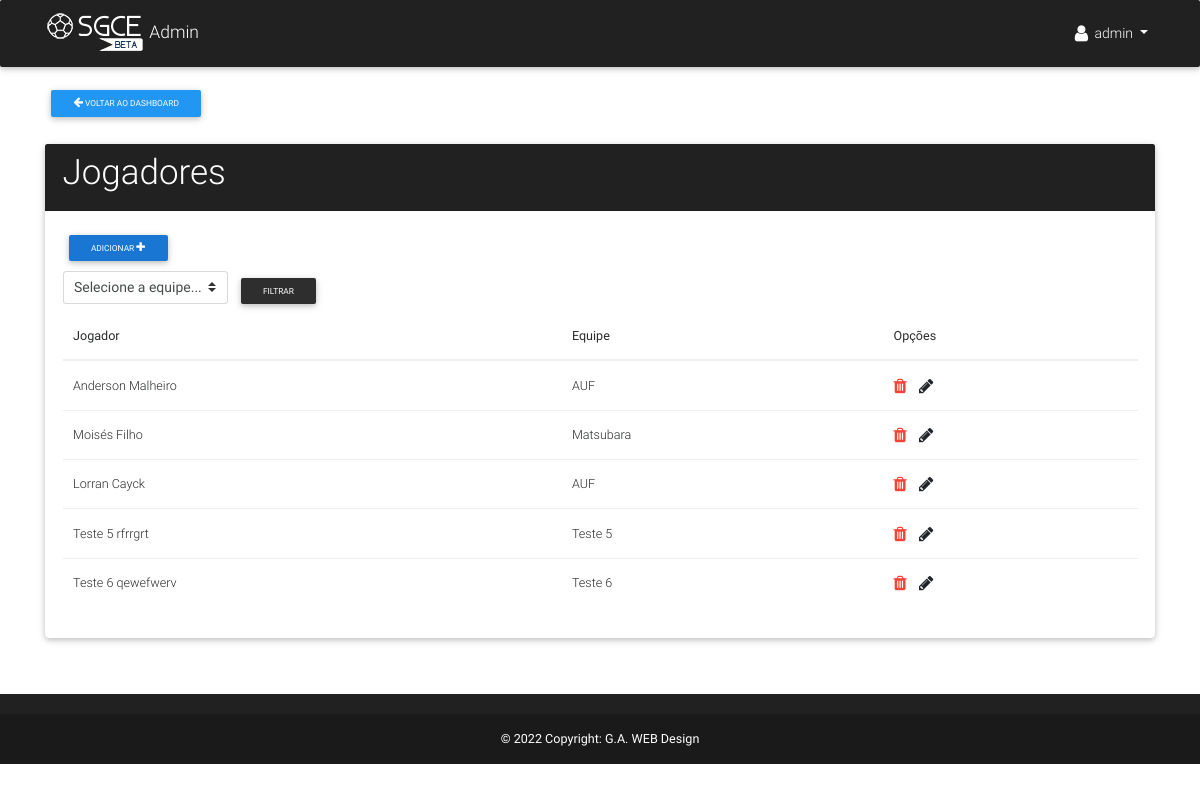
Page /manager/campeonatos/1/list_jogador/ (signed in) on the committed database.
### app/models.py (models this page shows, shortened)
class Jogador(models.Model):
    nome = models.CharField('Nome', max_length=50)
    sobrenome = models.CharField('Sobrenome', max_length=100)
    apelido = models.CharField('Apelido', max_length=30, null=True, blank=True)
    idade = models.PositiveIntegerField('Idade', null=True, blank=True)
    camisa = models.PositiveIntegerField('N° Camisa', null=True, blank=True)
    rua = models.CharField('Rua', max_length=50)
    bairro = models.CharField('Bairro', max_length=50)
    cidade = models.CharField('Cidade', max_length=50)
    total_gols = models.PositiveIntegerField('Gols', default=0)
    total_gols_contra = models.PositiveIntegerField('Gols contra', default=0)
    total_cartoes_amarelos = models.PositiveIntegerField('Cartões amarelos', default=0)
    total_cartoes_vermelhos = models.PositiveIntegerField('Cartões vermelhos', default=0)
    cartoes_acumulados = models.PositiveIntegerField('Cartões acumulados', default=0)
    disponivel = models.BooleanField(default=True)
    equipe = models.ForeignKey(Equipe, verbose_name='Equipe')
    foto = models.ImageField('Foto', upload_to='fotos/', null=True, blank=True)
    campeonato = models.PositiveIntegerField('Campeonato', default=0)
    created_at = models.DateTimeField(auto_now_add=True)
    class Meta:
        verbose_name='Jogador'
        verbose_name_plural = 'Jogadores'
    def __str__(self):
        return '%s %s' % (self.nome, self.sobrenome)

class Equipe(models.Model):
    nome = models.CharField('Nome', max_length=50)
    pontos = models.PositiveIntegerField('Pts', default=0)
    vitorias = models.PositiveIntegerField('V', default=0)
    empates = models.PositiveIntegerField('E', default=0)
    derrotas = models.PositiveIntegerField('D', default=0)
    gols_marcados = models.PositiveIntegerField('GP', default=0)
    gols_sofridos = models.PositiveIntegerField('GC', default=0)
    saldo_gols = models.IntegerField('SG', default=0)
    grupo = models.ForeignKey(Grupo, verbose_name='Grupo', null=True, blank=True)
    campeonato = models.PositiveIntegerField('Campeonato', default=0)
    emblema = models.ImageField('Emblema', upload_to='emblemas/', null=True, blank=True)
    class Meta:
        ordering = ['-pontos', '-vitorias', '-empates', '-derrotas','-saldo_gols']
    def __str__(self):
        return self.nome

### app/views.py (the view)
# urls.py: url(r'^manager/campeonatos/(?P<pk>[0-9]+)/list_jogador/$', jogador_list, name='list_jogador'),
@login_required(login_url='/manager/login/')
def jogador_list(request, pk):
    equipes = Equipe.objects.filter(campeonato=pk)
    if request.method == 'GET':
        if 'equipe' in request.GET:
            jogadores = Jogador.objects.filter(equipe = request.GET['equipe'])
            return render(request, 'manager/read/listar_jogadores.html', {'equipes': equipes, 'jogadores': jogadores, 'pk':pk})
        else:
            jogadores = Jogador.objects.filter(campeonato=pk).order_by('pk')
            return render(request, 'manager/read/listar_jogadores.html', {'equipes': equipes, 'jogadores':jogadores, 'pk':pk})

### app/templates/manager/read/listar_jogadores.html (shortened to what this page needs)
{% extends 'manager/base.html' %}
{% block content %}
<br><br>
<div class="row">
  <div class="col-lg-12">
    <a href="{% url 'manage_campeonato' pk=pk %}" class="btn btn-sm blue">
        <span class="fa fa-arrow-left"></span>
        Voltar ao dashboard
    </a>
    <div class="row justify-content-center mt-4">
      <div class="col-lg-12">
        <div class="card">
          <div class="card-header elegant-color-dark white-text">
            <h1 class="h1-responsive">Jogadores</h1>
          </div>
          <div class="card-body">
            <a href="{% url 'create_jogador' pk=pk %}" class="pull-left black-text mr-5 btn btn-blue btn-sm">
                Adicionar
                <span class="fa fa-plus fa-lg white-text"></span>
            </a><br><br>
            <form method="get" class="form-inline">
                <select class="custom-select mb-2 mr-sm-2 mb-sm-0" id="equipe" name="equipe" required>
                    <option value="">Selecione a equipe...</option>
                </select>
                <button type="submit" class="btn btn-elegant btn-sm">Filtrar</button>
            </form>
            {% if jogadores %}
            <div class="table-responsive">
                <table class="table">
                    <thead>
                        <th>Jogador</th>
                        <th>Equipe</th>
                        <th>Opções</th>
                    </thead>
                    <tbody>
                        {% for j in jogadores %}
                        <tr>
                            <td>{{j}}</td>
                            <td>{{j.equipe}}</td>
                            <td>
                                <a href="{% url 'jogador_remove' c=j.campeonato pk=j.pk %}">
                                    <span class="fa fa-trash fa-lg red-text"></span>
                                </a>
                                <a href="{% url 'jogador_edit' c=j.campeonato pk=j.pk %}">
                                    <span class="fa fa-pencil fa-lg"></span>
                                </a>
                            </td>
                        </tr>
                        {% endfor %}
                    </tbody>
                </table>
            </div>
            {% else %}
            <p>Ainda não há jogadores cadastrados =(</p>
            {% endif %}
          </div>
        </div>
      </div>
    </div>
  </div>
</div>
{% endblock %}

### app/templates/manager/base.html (shortened to what this page needs)
{% load static %}
<!DOCTYPE html>
<html lang="pt-br">
<head>
  <link rel="stylesheet" href="https://maxcdn.bootstrapcdn.com/font-awesome/4.7.0/css/font-awesome.min.css">
  <link href="{% static 'css/bootstrap.min.css' %}" rel="stylesheet">
  <link href="{% static 'css/mdb.min.css' %}" rel="stylesheet">
  <link href="{% static 'css/style.css' %}" rel="stylesheet">
  <link href="https://cdnjs.cloudflare.com/ajax/libs/summernote/0.8.9/summernote-lite.css" rel="stylesheet">
</head>
<body>
  <header>
    <nav class="navbar navbar-expand-lg navbar-dark elegant-color-dark fixed-top">
      <div class="container">
        <a class="navbar-brand" href="/manager/">
          <img src="{% static 'img/logo.png' %}" alt=""> Admin
        </a>
        <div class="collapse navbar-collapse" id="navbarSupportedContent">
          {% if request.user.is_authenticated %}
          <ul class="navbar-nav nav-flex-icons">
            <li class="nav-item btn-group">
              <a class="nav-link dropdown-toggle" id="navbarDropdownMenuLink" data-toggle="dropdown" aria-haspopup="true" aria-expanded="false">
                <i class="fa fa-user fa-lg"></i>
                {{ user.username }}
              </a>
            </li>
        </ul>
        {% endif %}
        </div>
      </div>
    </nav>
  </header>
  <main>
    <div class="container">
      {% block content %} {% endblock content %}
    </div>
  </main>
  <footer class="page-footer center-on-small-only elegant-color-dark">
    <div class="footer-copyright">
      <div class="container-fluid white-text">
        <strong>
          © 2022 Copyright: <a href="#">G.A. WEB Design </a>
        </strong>
      </div>
    </div>
  </footer>
</body>
</html>

### SGCE/static/css/style.css (style rules this page uses)
main { padding-top: 3rem; padding-bottom: 2rem; }
.navbar { background-color: #414a5c; }
footer.page-footer { background-color: #414a5c; margin-top: 2rem; }
.card { font-weight: 300; }
html { font-size: 14px; }

### rows in the picture
Jogador: nome+sobrenome "Anderson Malheiro", equipe "AUF"
Jogador: nome+sobrenome "Moisés Filho", equipe "Matsubara"
Jogador: nome+sobrenome "Lorran Cayck", equipe "AUF"
Jogador: nome+sobrenome "Teste 5 rfrrgrt", equipe "Teste 5"
Jogador: nome+sobrenome "Teste 6 qewefwerv", equipe "Teste 6"

### other values in the picture
{{ user.username }} "admin"
